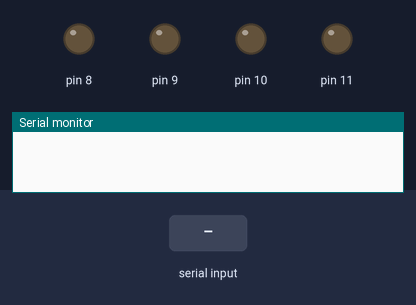
Simulated run of this sketch. Board: Arduino Uno, built with avr-gcc and run on an emulated ATmega328P. Parts: output pins drawn as LEDs (lit = HIGH), the last lines printed to the serial monitor. The test bench sets the inputs (shaded band).

Above: at 1.2 s.
1.3 s: "ALL_ON\n" received over Serial
At 2.5 s:
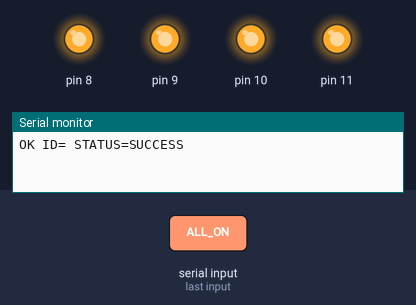
2.8 s: "ALL_OFF\n" received over Serial
At 3.8 s:
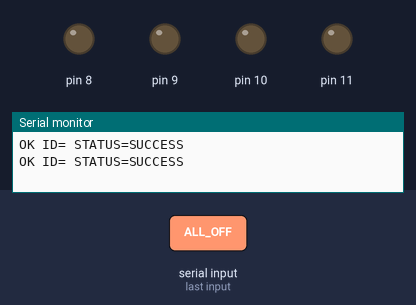
Timing chart, 0 to 5.8 s (numbered marks = the images above; inputs shaded):
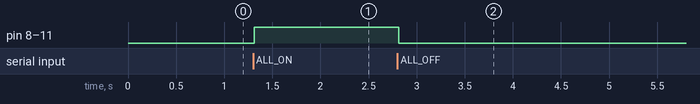

The sketch:

gesture_leds.ino
```cpp
/*
 * EMPIRE — minimal gesture demo firmware
 * ---------------------------------------
 * Only LEDs. Ideal for demonstrating the vision -> gesture -> LED pipeline.
 * LED1..LED4 on D8..D11. Protocol subset: PING, LEDn_ON/OFF, ALL_ON/OFF,
 * LEDn_PWM:value, IDLE.
 */
#define LED1 8
#define LED2 9
#define LED3 10
#define LED4 11

char buffer[64];
unsigned char bufLen = 0;

void respondOk(const char* id) {
  Serial.print("OK ID=");
  Serial.print(id);
  Serial.println(" STATUS=SUCCESS");
}
void respondErr(const char* id, const char* msg) {
  Serial.print("ERR ID=");
  Serial.print(id);
  Serial.print(" STATUS=ERROR MSG=");
  Serial.println(msg);
}

void handle(const char* cmd, const char* id) {
  if (strcmp(cmd, "PING") == 0) { respondOk(id); return; }
  if (strcmp(cmd, "IDLE") == 0) { respondOk(id); return; }
  if (strcmp(cmd, "ALL_ON") == 0) { for (int i = LED1; i <= LED4; i++) digitalWrite(i, HIGH); respondOk(id); return; }
  if (strcmp(cmd, "ALL_OFF") == 0) { for (int i = LED1; i <= LED4; i++) digitalWrite(i, LOW); respondOk(id); return; }

  if (strncmp(cmd, "LED", 3) == 0) {
    int n = cmd[3] - '0';
    int pin = (n >= 1 && n <= 4) ? LED1 + n - 1 : -1;
    if (pin < 0) { respondErr(id, "invalid_led"); return; }
    if (strstr(cmd, "_ON")) { digitalWrite(pin, HIGH); respondOk(id); return; }
    if (strstr(cmd, "_OFF")) { digitalWrite(pin, LOW); respondOk(id); return; }
    if (strstr(cmd, "_PWM:")) {
      int v = atoi(strstr(cmd, ":") + 1);
      if (v < 0 || v > 255) { respondErr(id, "invalid_value"); return; }
      analogWrite(pin, v);
      respondOk(id);
      return;
    }
  }
  respondErr(id, "unknown_command");
}

void readSerialLine() {
  while (Serial.available()) {
    char ch = Serial.read();
    if (ch == '\n') {
      buffer[bufLen] = 0;
      if (bufLen > 0) {
        char cmd[64], id[16] = "";
        if (strncmp(buffer, "COMMAND ", 8) == 0) {
          char* rest = buffer + 8;
          char* space = strchr(rest, ' ');
          if (space) { *space = 0; strncpy(cmd, rest, 63); char* p = strstr(space + 1, "ID="); if (p) strncpy(id, p + 3, 15); }
          else strncpy(cmd, rest, 63);
        } else {
          strncpy(cmd, buffer, 63);
        }
        cmd[63] = 0;
        handle(cmd, id);
      }
      bufLen = 0;
    } else if (bufLen < sizeof(buffer) - 1) {
      buffer[bufLen++] = ch;
    } else {
      bufLen = 0;
    }
  }
}

void setup() {
  Serial.begin(9600);
  for (int i = LED1; i <= LED4; i++) pinMode(i, OUTPUT);
}

void loop() {
  readSerialLine();
  delay(5);
}
```

Measured:
- after the input at 1.3 s, pin 8–11: LOW → HIGH at once
- after the input at 2.8 s, pin 8–11: HIGH → LOW at once
